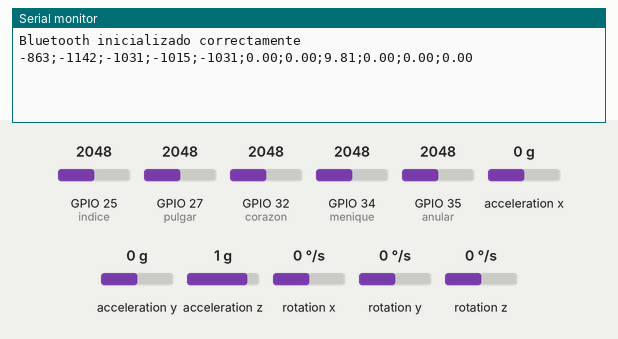
This sketch was run on a simulated ESP32. Shown: the last lines printed to the serial monitor. Inputs (shaded band) come from the test bench; at power-on: acceleration x 0 g, GPIO 25 (indice) = 2048, GPIO 27 (pulgar) = 2048, GPIO 32 (corazon) = 2048, GPIO 34 (menique) = 2048, GPIO 35 (anular) = 2048, acceleration y 0 g, acceleration z 1 g, rotation x 0 °/s, rotation y 0 °/s, rotation z 0 °/s. Nothing arrives over Bluetooth unless stated; a phone connects over Bluetooth LE 3 s after start.

Above: at 1.2 s.
1.3 s: acceleration x set to -1.4 g
At 2.6 s:
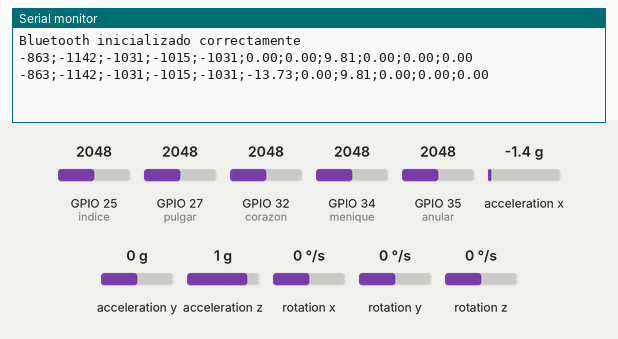
2.8 s: GPIO 25 (indice) set to 2866
At 4.2 s:
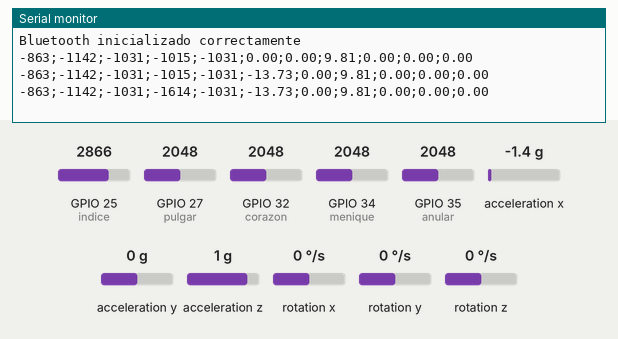
4.3 s: GPIO 27 (pulgar) set to 2866
5.8 s: GPIO 32 (corazon) set to 2866
At 7.0 s:
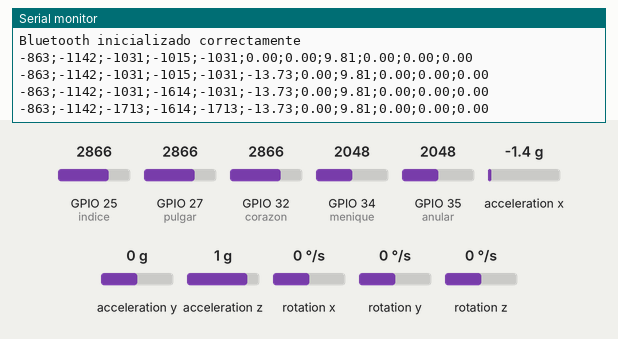
7.3 s: GPIO 34 (menique) set to 2866
At 8.6 s:
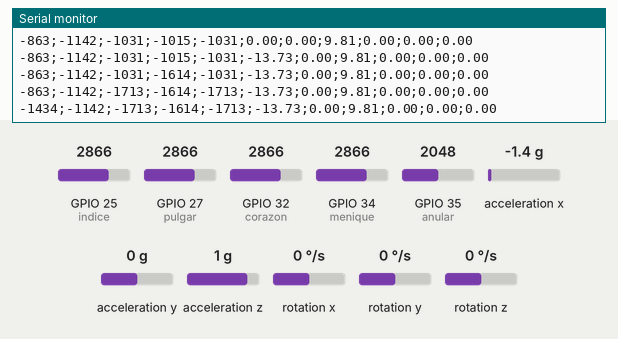
8.8 s: GPIO 35 (anular) set to 2866
At 10.8 s:
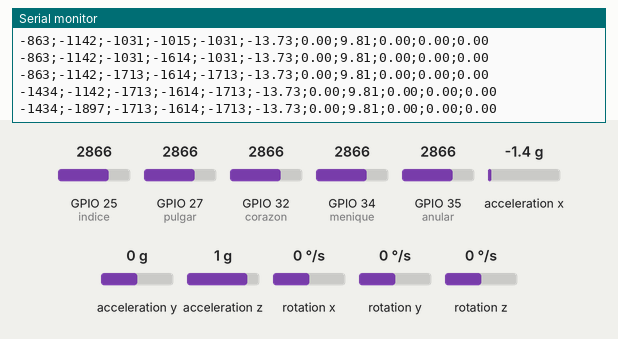

The sketch:

Voice_Gesture.ino
```cpp
//GND - GND
//VCC - VCC
//SDA - Pin A4
//SCL - Pin A5

#include <I2Cdev.h>
#include <MPU6050.h>
#include <Wire.h>
#include <Adafruit_Sensor.h>
#include <BLEDevice.h>
#include <BLEUtils.h>
#include <BLEServer.h>

#define SERVICE_UUID "00000000-0000-0000-0000-000000000001"
#define CHARACTERISTIC_UUID "00000000-0000-0000-0000-000000000002"

BLEServer *pServer;
BLECharacteristic *pCharacteristic;
bool deviceConnected = false;

const int menique = 34;
const int anular = 35;
const int corazon = 32;
const int indice = 25;
const int pulgar = 27;

const int mpuAddress = 0x68;  // Puede ser 0x68 o 0x69
MPU6050 mpu(mpuAddress);

int16_t ax, ay, az;
int16_t gx, gy, gz;


// Factores de conversion
const float accScale = 2.0 * 9.81 / 32768.0;
const float gyroScale = 250.0 / 32768.0;

class MyServerCallbacks : public BLEServerCallbacks {
public:
  void onConnect(BLEServer* pServer) {
    deviceConnected = true;
  }

  void onDisconnect(BLEServer* pServer) {
    deviceConnected = false;
  }
};

void setup() {
  Serial.begin(9600);

  // Configuramos los pines como entrada
  pinMode(menique, INPUT);
  pinMode(anular, INPUT);
  pinMode(corazon, INPUT);
  pinMode(indice, INPUT);
  pinMode(pulgar, INPUT);
  Wire.begin();

  // Inicializar el MPU6050
  mpu.initialize();

  // Iniciar Bluetooth
  BLEDevice::init("Tu Gesto es mi Voz");
  Serial.println("Bluetooth inicializado correctamente");

  pServer = BLEDevice::createServer();
  pServer->setCallbacks(new MyServerCallbacks());
  BLEService *pService = pServer->createService(BLEUUID(SERVICE_UUID));
  pCharacteristic = pService->createCharacteristic(
    BLEUUID(CHARACTERISTIC_UUID),
    BLECharacteristic::PROPERTY_READ | BLECharacteristic::PROPERTY_NOTIFY
  );
  pService->start();

  BLEAdvertising *pAdvertising = pServer->getAdvertising();
  pAdvertising->start();
}

void loop() {
  int flexMenique = analogRead(menique);
  int flexAnular = analogRead(anular);
  int flexCorazon = analogRead(corazon);
  int flexIndice = analogRead(indice);
  int flexPulgar = analogRead(pulgar);

  int scaledMenique = map(flexMenique, 810, 380, 0, 300);
  int scaledAnular = map(flexAnular, 810, 485, 0, 300);
  int scaledCorazon = map(flexCorazon, 810, 450, 0, 300);
  int scaledIndice = map(flexIndice, 660, 250, 0, 300);
  int scaledPulgar = map(flexPulgar, 810, 450, 0, 300);

  // Construyo lecturas de los dedos
  String cad = String(scaledMenique)+";"+String(scaledAnular)+";"+String(scaledCorazon)+";"+String(scaledIndice)+";"+String(scaledPulgar);

  // Leer datos del acelerómetro
  mpu.getAcceleration(&ax, &ay, &az);
  mpu.getRotation(&gx, &gy, &gz);

  // Construyo lecturas del accelerometro
  String cad1 = String(ax * accScale)+";"+String(ay * accScale)+";"+String(az * accScale)+";"+String(gx * gyroScale)+";"+String(gy * gyroScale)+";"+String(gz * gyroScale);

  // Construir el paquete de datos
  String data = cad+";"+cad1;

  // Enviar los datos por Bluetooth
  pCharacteristic->setValue(data.c_str());
  pCharacteristic->notify();

  Serial.println(data);

  delay(2000);
}
```

Measured:
- after the input at 1.3 s, the serial monitor: prints a new line after 0.74 s (image 1)
- after the input at 2.8 s, the serial monitor: prints a new line after 1.2 s (image 2)
- after the input at 5.8 s, the serial monitor: prints a new line after 0.25 s (image 3)
- after the input at 7.3 s, the serial monitor: prints a new line after 0.75 s (image 4)
- after the input at 8.8 s, the serial monitor: prints a new line after 1.3 s (image 5)
